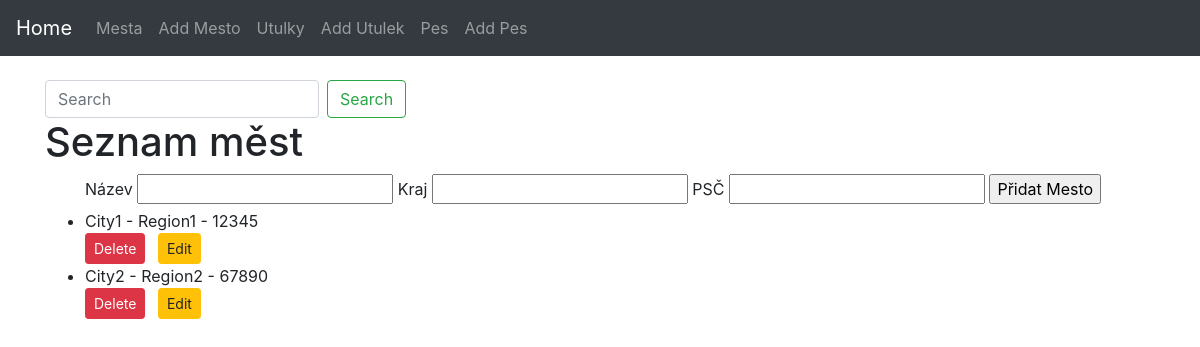
The app's page /mesta, older data.
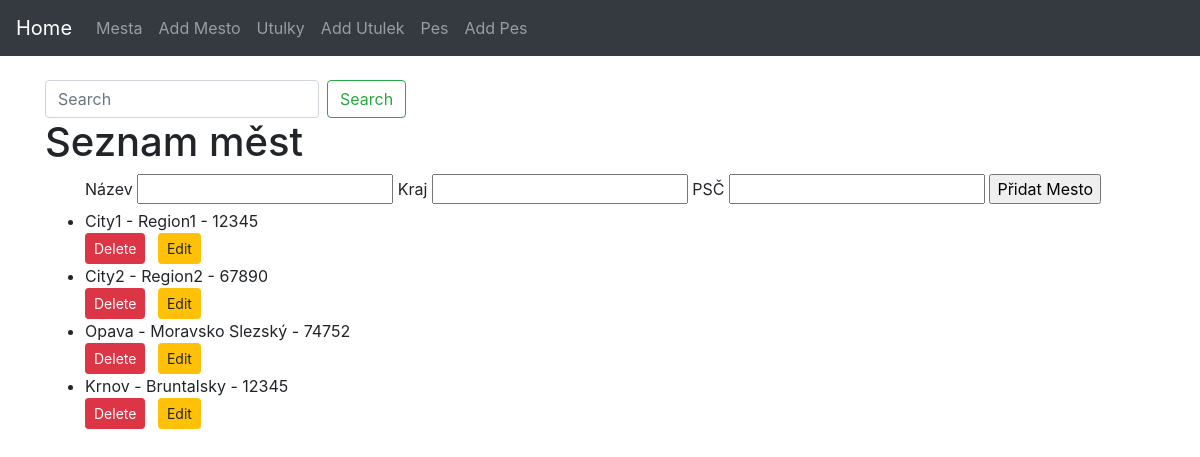
The same page, newer data.
### website/models.py (models this page shows, shortened)
class Mesto(db.Model):
    nazev = db.Column(db.String(45), primary_key=True)
    kraj = db.Column(db.String(45), nullable=False)
    psc = db.Column(db.Integer, nullable=False)

### website/views.py (the view, shortened to what this page needs)
@app.route('/mesta')
def show_mesta():
    mesta_entries = Mesto.query.all()
    form = MestoAddForm()
    return render_template('mesta.html', mesta_entries=mesta_entries, form=form)

### website/forms.py (shortened to what this page needs)
class MestoAddForm(FlaskForm):
    nazev = StringField('Název', validators=[validators.InputRequired()])
    kraj = StringField('Kraj', validators=[validators.InputRequired()])
    psc = IntegerField('PSČ', validators=[validators.InputRequired()])
    submit = SubmitField('Přidat Mesto')

### website/templates/mesta.html (shortened to what this page needs)
<!DOCTYPE html>
<html lang="en">
<head>
    <link rel="stylesheet" href="https://stackpath.bootstrapcdn.com/bootstrap/4.5.2/css/bootstrap.min.css">
</head>
<body>
    {% include 'navbar.html' %}
    <div class="container mt-4">
        <form method="GET" action="{{ url_for('show_mesta') }}" class="form-inline my-2 my-lg-0">
            <input class="form-control mr-sm-2" type="text" placeholder="Search" name="search"
                value="{{ request.args.get('search', '') }}">
            <button class="btn btn-outline-success my-2 my-sm-0" type="submit">Search</button>
        </form>
        <h1>Seznam měst</h1>
        <ul>
            <td>
                <form method="POST" action="{{ url_for('add_mesto') }}">
                    {{ form.nazev.label }} {{ form.nazev }}
                    {{ form.kraj.label }} {{ form.kraj }}
                    {{ form.psc.label }} {{ form.psc }}
                    {{ form.submit() }}
                </form>
            </td>
            {% for mesto in mesta_entries %}
            <li>{{ mesto.nazev }} - {{ mesto.kraj }} - {{ mesto.psc }}</li>
            <td>
                <form method="post" action="{{ url_for('delete_mesto', nazev=mesto.nazev) }}" style="display: inline;">
                    <button type="submit" class="btn btn-danger btn-sm">Delete</button>
                </form>
                <a href="{{ url_for('edit_mesto', nazev=mesto.nazev) }}" class="btn btn-warning btn-sm ml-2">Edit</a>
            </td>
            {% endfor %}
        </ul>
    </div>
</body>
</html>

### website/templates/navbar.html (shortened to what this page needs)
<nav class="navbar navbar-expand-lg navbar-dark bg-dark">
    <a class="navbar-brand" href="/">Home</a>
    <div class="collapse navbar-collapse" id="navbarNav">
      <ul class="navbar-nav">
        <li class="nav-item">
          <a class="nav-link" href="/mesta">Mesta</a>
        </li>
        <li class="nav-item">
          <a class="nav-link" href="/mesta/add">Add Mesto</a>
        </li>
        <li class="nav-item">
          <a class="nav-link" href="/utulky">Utulky</a>
        </li>
        <li class="nav-item">
          <a class="nav-link" href="/utulky/add">Add Utulek</a>
        </li>
        <li class="nav-item">
          <a class="nav-link" href="/pes">Pes</a>
        </li>
        <li class="nav-item">
          <a class="nav-link" href="/pes/add">Add Pes</a>
        </li>
      </ul>
    </div>
  </nav>

Row changes from the older to the newer data that the page shows:
added Mesto: nazev "Opava", kraj "Moravsko Slezský", psc "74752"
added Mesto: nazev "Krnov", kraj "Bruntalsky", psc "12345"
